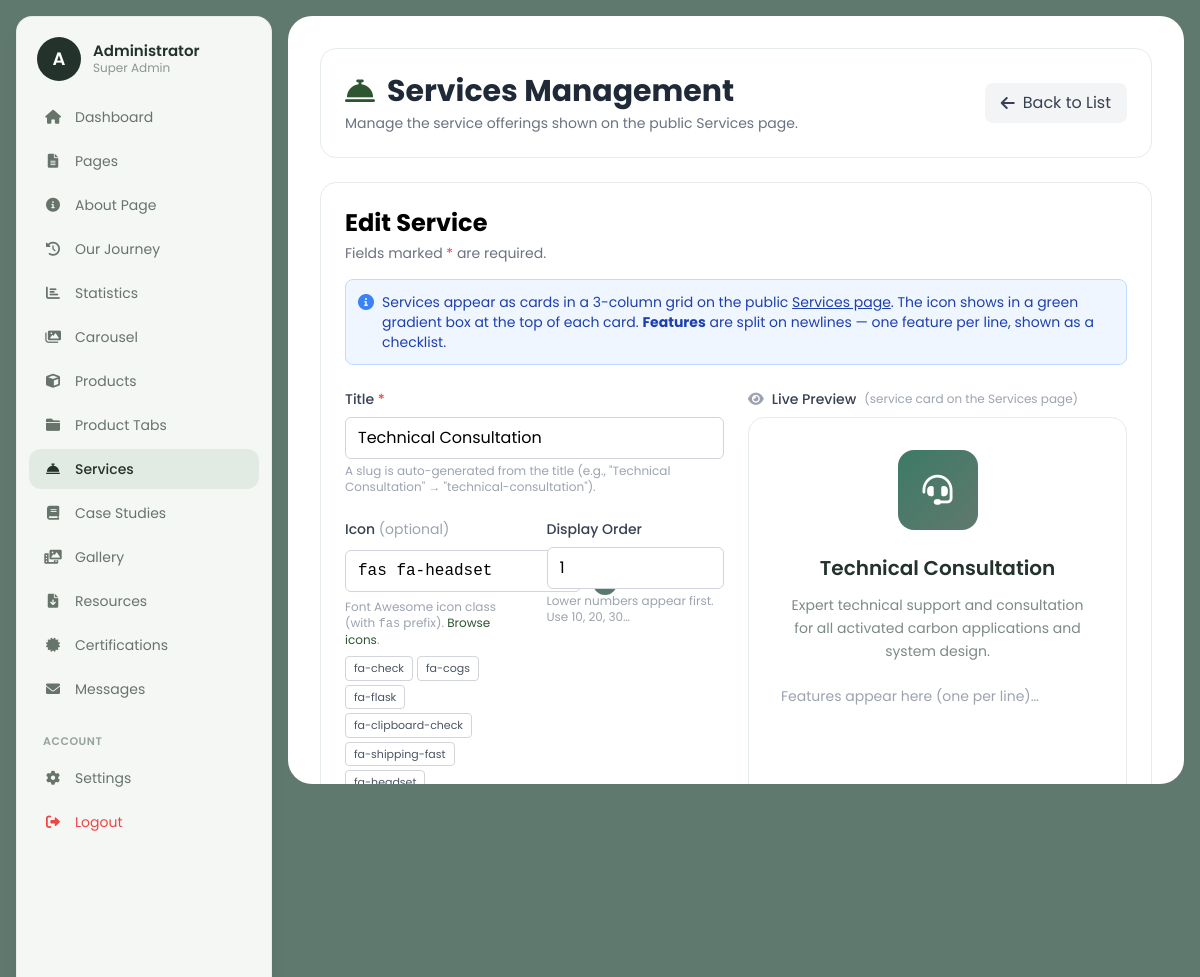
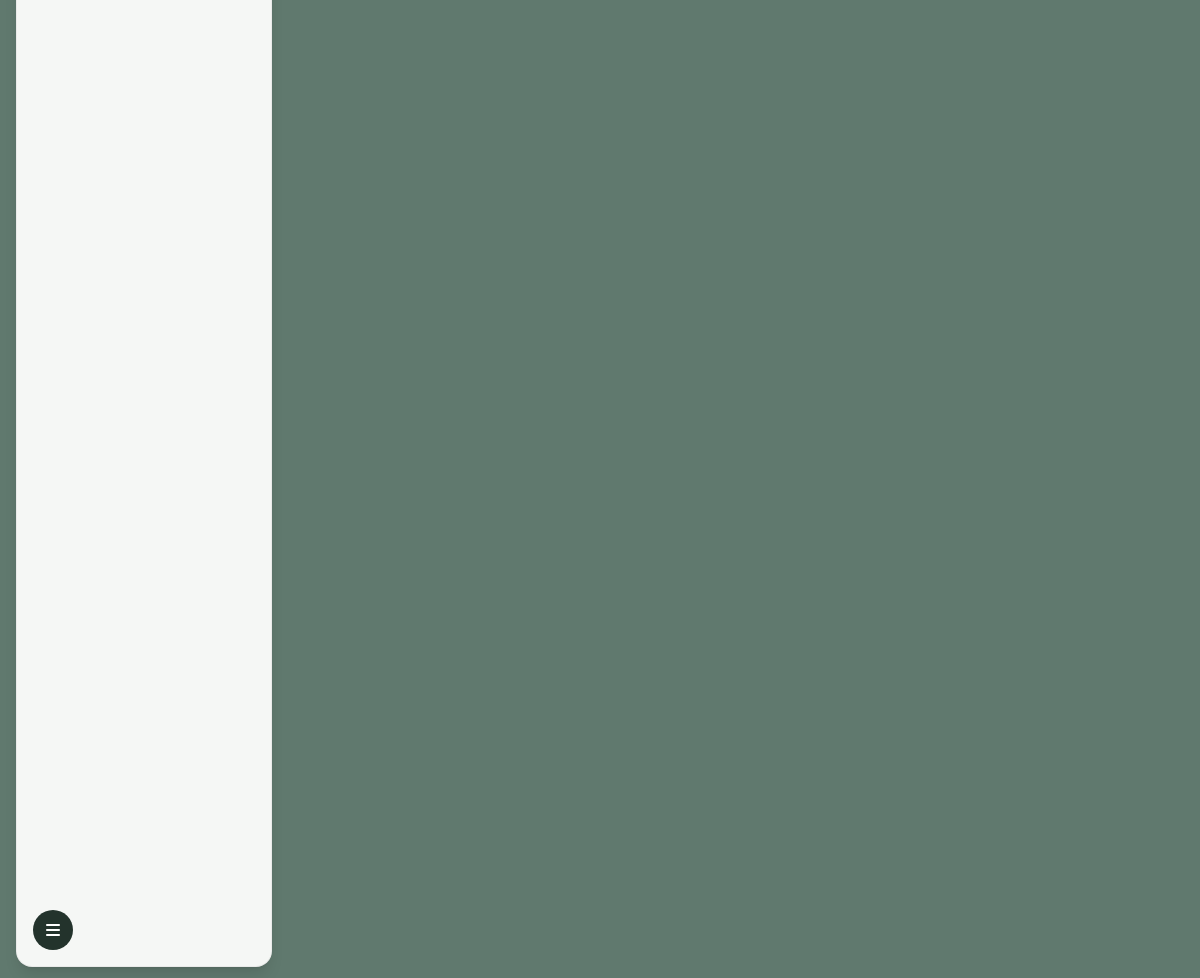
The app's page /admin/services.php?action=edit&id=1 (signed in) with its own data (2 pictures, top to bottom).
### tables this page shows
CREATE TABLE `services` (
  `id` int(11) NOT NULL,
  `title` varchar(200) NOT NULL,
  `slug` varchar(200) NOT NULL,
  `description` text DEFAULT NULL,
  `features` text DEFAULT NULL,
  `benefits` text DEFAULT NULL,
  `icon` varchar(100) DEFAULT NULL,
  `image_url` varchar(500) DEFAULT NULL,
  `display_order` int(11) DEFAULT 0,
  `is_active` tinyint(1) DEFAULT 1,
  `created_at` timestamp NOT NULL DEFAULT current_timestamp(),
  `updated_at` timestamp NOT NULL DEFAULT current_timestamp() ON UPDATE current_timestamp(),
  `updated_by` int(11) DEFAULT NULL
);

### admin/config.php (called while the page is built, shortened)
<?php
class Database {
    private static $instance = null;
    private $conn;
    private function __construct() {
        try {
            $this->conn = new mysqli(DB_HOST, DB_USER, DB_PASS, DB_NAME);
            $this->conn->set_charset("utf8mb4");
        } catch (Exception $e) {
            die("Database connection error: " . $e->getMessage());
        }
    }
    public static function getInstance() {
        if (self::$instance === null) {
            self::$instance = new self();
        }
        return self::$instance;
    }
    public function getConnection() {
        return $this->conn;
    }
}
function getDB() {
    return Database::getInstance()->getConnection();
}
function getCurrentUser() {
    $db = getDB();
    $stmt = $db->prepare("SELECT id, username, email, full_name, role FROM admin_users WHERE id = ? AND is_active = 1");
    $stmt->bind_param("i", $_SESSION['admin_id']);
    $stmt->execute();
    $result = $stmt->get_result();
    return $result->fetch_assoc();
}

### admin/services.php (the view, shortened to what this page needs)
<?php
require_once 'config.php';
$db = getDB();
$action = $_GET['action'] ?? 'list';
$id = $_GET['id'] ?? null;
$edit_service = null;
if ($action === 'edit' && $id) {
    $stmt = $db->prepare("SELECT * FROM services WHERE id = ?");
    $stmt->bind_param("i", $id);
    $stmt->execute();
    $result = $stmt->get_result();
    $edit_service = $result->fetch_assoc();
}
$view_url = '../services.php#main';
?>
<!DOCTYPE html>
<html lang="en">
<head>
    <script src="https://cdn.tailwindcss.com"></script>
    <link href="https://cdnjs.cloudflare.com/ajax/libs/font-awesome/6.0.0/css/all.min.css" rel="stylesheet">
</head>
<body class="bg-gray-100">
    <?php include 'includes/sidebar.php'; ?>
    <div class="lg:ml-64 p-4 lg:p-8">
        <div class="bg-white rounded-lg shadow-md p-6 mb-6">
            <div class="flex flex-col sm:flex-row sm:justify-between sm:items-center gap-3">
                <div>
                    <h1 class="text-3xl font-bold text-gray-800 flex items-center gap-3">
                        <i class="fas fa-concierge-bell text-primary"></i> Services Management
                    </h1>
                    <p class="text-sm text-gray-500 mt-1">Manage the service offerings shown on the public Services page.</p>
                </div>
                <?php if ($action === 'list'): ?>
                <a href="?action=add" class="bg-primary text-white px-4 py-2 rounded-lg hover:bg-secondary transition-colors inline-flex items-center justify-center">
                    <i class="fas fa-plus mr-2"></i>Add New Service
                </a>
                <?php else: ?>
                <a href="services.php" class="bg-gray-100 text-gray-700 px-4 py-2 rounded-lg hover:bg-gray-200 transition-colors inline-flex items-center justify-center">
                    <i class="fas fa-arrow-left mr-2"></i>Back to List
                </a>
                <?php endif; ?>
            </div>
        </div>
        <?php if ($action === 'add' || $action === 'edit'): ?>
            <div class="bg-white rounded-lg shadow-md p-6">
                <h2 class="text-2xl font-bold mb-1"><?php echo $action === 'add' ? 'Add New' : 'Edit'; ?> Service</h2>
                <p class="text-sm text-gray-500 mb-4">Fields marked <span class="text-red-500">*</span> are required.</p>
                <div class="mb-6 p-3 rounded-lg bg-blue-50 border border-blue-200 flex items-start gap-2">
                    <i class="fas fa-info-circle text-blue-500 mt-0.5"></i>
                    <p class="text-sm text-blue-800">Services appear as cards in a 3-column grid on the public <a href="<?php echo $view_url; ?>" target="_blank" class="underline hover:text-blue-900">Services page</a>. The icon shows in a green gradient box at the top of each card. <strong>Features</strong> are split on newlines — one feature per line, shown as a checklist.</p>
                </div>
                <div class="grid grid-cols-1 lg:grid-cols-2 gap-6">
                    <div>
                        <form method="POST" action="">
                            <div class="space-y-6">
                                <div>
                                    <label class="block text-sm font-medium text-gray-700 mb-2">Title <span class="text-red-500">*</span></label>
                                    <input type="text" name="title" id="title_input" required
                                           value="<?php echo htmlspecialchars($edit_service['title'] ?? ''); ?>"
                                           class="w-full px-3 py-2 border border-gray-300 rounded-md focus:outline-none focus:ring-primary focus:border-primary"
                                           placeholder="e.g., Technical Consultation"
                                           oninput="updatePreview()">
                                    <p class="text-xs text-gray-400 mt-1">A slug is auto-generated from the title (e.g., "Technical Consultation" → "technical-consultation").</p>
                                </div>
                                <div class="grid grid-cols-1 sm:grid-cols-2 gap-6">
                                    <div>
                                        <label class="block text-sm font-medium text-gray-700 mb-2">Icon <span class="text-gray-400 font-normal">(optional)</span></label>
                                        <div class="flex items-center gap-3">
                                            <input type="text" name="icon" id="icon_input"
                                                   value="<?php echo htmlspecialchars($edit_service['icon'] ?? ''); ?>"
                                                   placeholder="e.g., fas fa-check"
                                                   class="flex-1 px-3 py-2 border border-gray-300 rounded-md focus:outline-none focus:ring-primary focus:border-primary font-mono"
                                                   oninput="updateIconPreview(this.value); updatePreview()">
                                            <div id="icon_preview" class="flex items-center justify-center w-12 h-12 rounded-xl text-white" style="background: linear-gradient(135deg, #3d7a66, #60796e);">
                                            </div>
                                        </div>
                                        <p class="text-xs text-gray-400 mt-1">Font Awesome icon class (with <code>fas</code> prefix). <a href="https://fontawesome.com/v6/search?o=r&m=free" target="_blank" class="text-primary hover:underline">Browse icons</a>.</p>
                                        <div class="mt-2 flex flex-wrap gap-1">
                                            <button type="button" class="quick-pick" onclick="setIcon('fas fa-check')">fa-check</button>
                                            <button type="button" class="quick-pick" onclick="setIcon('fas fa-cogs')">fa-cogs</button>
                                            <button type="button" class="quick-pick" onclick="setIcon('fas fa-flask')">fa-flask</button>
                                            <button type="button" class="quick-pick" onclick="setIcon('fas fa-clipboard-check')">fa-clipboard-check</button>
                                            <button type="button" class="quick-pick" onclick="setIcon('fas fa-shipping-fast')">fa-shipping-fast</button>
                                            <button type="button" class="quick-pick" onclick="setIcon('fas fa-headset')">fa-headset</button>
                                        </div>
                                    </div>
                                    <div>
                                        <label class="block text-sm font-medium text-gray-700 mb-2">Display Order</label>
                                        <input type="number" name="display_order" min="0"
                                               value="<?php echo htmlspecialchars($edit_service['display_order'] ?? 0); ?>"
                                               class="w-full px-3 py-2 border border-gray-300 rounded-md focus:outline-none focus:ring-primary focus:border-primary">
                                        <p class="text-xs text-gray-400 mt-1">Lower numbers appear first. Use 10, 20, 30…</p>
                                    </div>
                                </div>
                            </div>
                        </form>
                    </div>
                    <div>
                        <p class="text-sm font-medium text-gray-700 mb-2 flex items-center gap-2">
                            <i class="fas fa-eye text-gray-400"></i> Live Preview
                            <span class="text-xs text-gray-400 font-normal">(service card on the Services page)</span>
                        </p>
                        <div class="service-card bg-white border border-[#e6ece8] rounded-2xl p-8 h-full">
                            <div class="text-center">
                                <div id="preview_icon_wrap" class="service-icon w-20 h-20 rounded-2xl flex items-center justify-center mx-auto mb-6" style="background: linear-gradient(135deg, #3d7a66, #60796e);">
                                    <i id="preview_icon" class="<?php echo htmlspecialchars($edit_service['icon'] ?? 'fas fa-check'); ?> text-3xl text-white"></i>
                                </div>
                                <h4 id="preview_title" class="text-xl font-semibold text-[#23332c] mb-3"><?php echo htmlspecialchars($edit_service['title'] ?? 'Service title'); ?></h4>
                                <div id="preview_desc" class="text-[#7d8b84] mb-6 leading-relaxed text-sm prose prose-sm max-w-none"><?php echo $edit_service['description'] ?? '<span class="text-gray-400">Service description appears here…</span>'; ?></div>
                                <ul id="preview_features" class="text-left space-y-2.5">
                                    <li class="text-gray-400 text-sm">Features appear here (one per line)…</li>
                                </ul>
                            </div>
                        </div>
                    </div>
                </div>
            </div>
        <?php endif; ?>
    </div>
</body>
</html>

### admin/includes/sidebar.php (shortened to what this page needs)
<?php
$current_user = getCurrentUser();
$current_page = basename($_SERVER['PHP_SELF']);
$display_name = $current_user['full_name'] ?: $current_user['username'];
$avatar_initial = strtoupper(substr($display_name, 0, 1));
$role_label = ucwords(str_replace('_', ' ', $current_user['role'] ?? 'Admin'));
$nav_items = [
    ['index.php',          'fa-home',           'Dashboard'],
    ['pages.php',          'fa-file-alt',       'Pages'],
    ['about.php',          'fa-info-circle',    'About Page'],
    ['timeline.php',       'fa-history',        'Our Journey'],
    ['statistics.php',     'fa-chart-bar',      'Statistics'],
    ['carousel.php',       'fa-images',         'Carousel'],
    ['products.php',       'fa-cube',           'Products'],
    ['product-tabs.php',   'fa-folder',         'Product Tabs'],
    ['services.php',       'fa-concierge-bell', 'Services'],
    ['case-studies.php',   'fa-book',           'Case Studies'],
    ['gallery.php',        'fa-photo-video',    'Gallery'],
    ['resources.php',      'fa-file-download',  'Resources'],
    ['certifications.php', 'fa-certificate',    'Certifications'],
];
$account_items = [
    ['settings.php', 'fa-cog',          'Settings'],
    ['logout.php',   'fa-sign-out-alt', 'Logout'],
];
?>
<aside id="sidebar" class="fixed top-0 bottom-0 left-0 lg:top-4 lg:bottom-4 lg:left-4 z-40 w-64 transition-all duration-300 -translate-x-full lg:translate-x-0 bg-[#f5f7f5] text-[#45524b] lg:rounded-2xl lg:shadow-lg lg:border lg:border-black/5 flex flex-col">
    <div class="sidebar-header flex items-center gap-3 px-5 pt-5 pb-4 flex-shrink-0">
        <div class="w-11 h-11 rounded-full bg-[#23332c] text-white flex items-center justify-center font-semibold text-lg flex-shrink-0">
            <?php echo htmlspecialchars($avatar_initial); ?>
        </div>
        <div class="sidebar-label min-w-0 flex-1">
            <p class="font-semibold text-[15px] text-[#23332c] leading-tight truncate"><?php echo htmlspecialchars($display_name); ?></p>
            <p class="text-xs text-[#8a978f] truncate"><?php echo htmlspecialchars($role_label); ?></p>
        </div>
    </div>
    <div class="sidebar-scroll flex-1 overflow-y-auto px-3 pb-5">
        <nav class="space-y-1">
            <?php foreach ($nav_items as $item):
                $is_active = $current_page === $item[0];
            ?>
                <a href="<?php echo $item[0]; ?>" title="<?php echo $item[2]; ?>" class="flex items-center gap-3 px-3.5 py-2.5 rounded-xl text-sm transition-colors <?php echo $is_active ? 'bg-[#e2eae4] text-[#23332c] font-medium' : 'text-[#66746c] hover:bg-[#eaf0ec] hover:text-[#23332c]'; ?>">
                    <i class="fas <?php echo $item[1]; ?> w-5 text-center"></i>
                    <span class="sidebar-label"><?php echo $item[2]; ?></span>
                </a>
            <?php endforeach; ?>
            <a href="messages.php" title="Messages" class="flex items-center gap-3 px-3.5 py-2.5 rounded-xl text-sm transition-colors <?php echo $current_page == 'messages.php' ? 'bg-[#e2eae4] text-[#23332c] font-medium' : 'text-[#66746c] hover:bg-[#eaf0ec] hover:text-[#23332c]'; ?>">
                <i class="fas fa-envelope w-5 text-center"></i>
                <span class="sidebar-label">Messages</span>
            </a>
        </nav>
        <p class="section-label px-3.5 pt-6 pb-2 text-[11px] font-semibold uppercase tracking-wider text-[#96a39b]">Account</p>
        <nav class="space-y-1">
            <?php foreach ($account_items as $item):
                $is_active = $current_page === $item[0];
                $is_logout = $item[0] === 'logout.php';
            ?>
                <a href="<?php echo $item[0]; ?>" title="<?php echo $item[2]; ?>" class="user-link flex items-center gap-3 px-3.5 py-2.5 rounded-xl text-sm transition-colors <?php echo $is_logout ? 'text-red-500 hover:bg-red-50' : ($is_active ? 'bg-[#e2eae4] text-[#23332c] font-medium' : 'text-[#66746c] hover:bg-[#eaf0ec] hover:text-[#23332c]'); ?>">
                    <i class="fas <?php echo $item[1]; ?> w-5 text-center"></i>
                    <span class="sidebar-label"><?php echo $item[2]; ?></span>
                </a>
            <?php endforeach; ?>
        </nav>
    </div>
    <div class="sidebar-footer p-4">
        <button id="sidebar-collapse" type="button" title="Collapse sidebar" class="hidden lg:flex w-10 h-10 rounded-full bg-[#23332c] text-white items-center justify-center hover:bg-[#3a4a41] transition-colors">
            <i class="fas fa-bars"></i>
        </button>
    </div>
</aside>

### admin/services.php (style rules this page uses)
.quick-pick { padding: 3px 8px; font-size: 11px; border: 1px solid #d1d5db; background: #fff; border-radius: 4px; cursor: pointer; color: #4b5563; }
@media (min-width: 1024px) { .lg\:ml-64 { height: calc(100vh - 2rem) !important; overflow-y: auto !important; } }
@media (min-width: 1024px) { .lg\:ml-64 { scrollbar-width: thin; scrollbar-color: #d2dcd5 transparent; } }

### admin/includes/sidebar.php (style rules this page uses)
body { font-family: 'Poppins', ui-sans-serif, system-ui, sans-serif; background-color: #60796e !important; }
.lg\:ml-64 { background: #ffffff; border-radius: 1.5rem; margin: 0.75rem; min-height: calc(100vh - 1.5rem); transition: margin-left 0.3s ease; }
.lg\:ml-64 .shadow-md, .lg\:ml-64 .shadow-lg { box-shadow: none; border: 1px solid #e6ece8; border-radius: 1rem; }
#sidebar .sidebar-scroll { scrollbar-width: thin; scrollbar-color: #d2dcd5 #f5f7f5; }
@media (min-width: 1024px) { .lg\:ml-64 { margin: 1rem 1rem 1rem 18rem !important; min-height: calc(100vh - 2rem); } }

### records on screen
services: title "Technical Consultation", icon "fas fa-headset", display_order "1", description "Expert technical support and consultation for all activated carbon applications and system design."

### other values on screen
$avatar_initial "A"
$display_name "Administrator"
$role_label "Super Admin"
$item[2] "Dashboard"
$item[2] "Pages"
$item[2] "About Page"
$item[2] "Our Journey"
$item[2] "Statistics"
$item[2] "Carousel"
$item[2] "Products"
$item[2] "Product Tabs"
$item[2] "Services"
$item[2] "Case Studies"
$item[2] "Gallery"
$item[2] "Resources"
